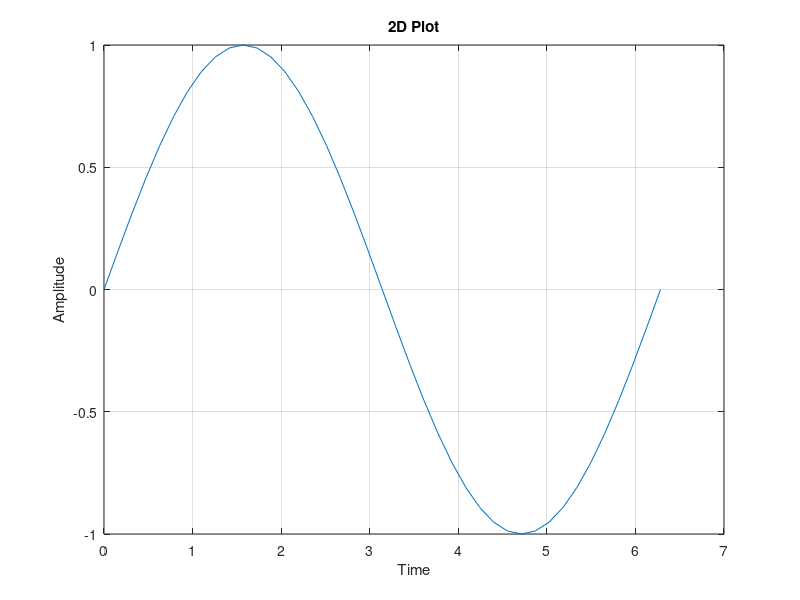

Reproduce this figure in MATLAB.
%author: Muhtasim Redwan
%id: 22024002
%date: 16-09-2024

%Define x as a vector of linearly spaced values between 0 and π
%Use an increment of π/10 between the values. Define y as sine values of x.

x = 0:pi/20:2*pi;
y = sin(x);

plot(x, y);
title("2D Plot");
xlabel("Time");
ylabel("Amplitude");
grid on;